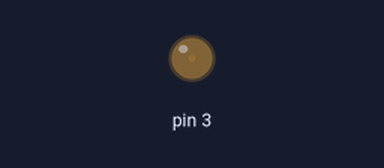
A sketch run on a simulated Arduino Uno, built with avr-gcc and run on an emulated ATmega328P. On the bench: output pins drawn as LEDs (lit = HIGH). What the sketch prints to the serial monitor is not drawn.

Above: at 0.05 s.
At 0.85 s:
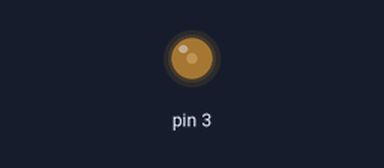
At 1.7 s:
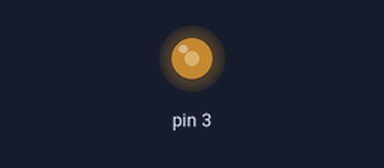
At 3.35 s:
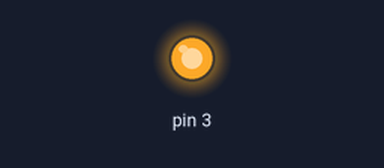
Timing chart, 0 to 7.8 s (numbered marks = the images above):
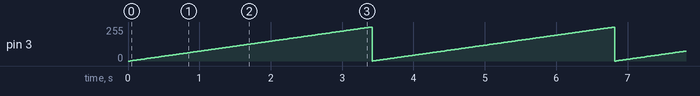

The sketch:

main.ino
```cpp
unsigned char* tccr2a = (unsigned char*) 0xB0;
unsigned char* tccr2b = (unsigned char*) 0xB1;
unsigned char* ocr2b = (unsigned char*) 0xB4;
unsigned char* ddrd = (unsigned char*) 0x2A;

void setup()
{
    // pre-scalar 64 + FAST PWM + top value 0xFF
    *tccr2a = 0b00100011;
    *tccr2b = 0b00000100;
    *ddrd |= (1 << 3); // set pin D03 as output

    unsigned long startTimer = 0;
    unsigned long samplingPeriod = 11;  // unit is ms .. 1/90.91Hz = 11 ms
    float signalPeriod = 3; // unit is seconds
    unsigned char topValue = 250; // top value of the sawtooth function
    unsigned char slope = topValue / signalPeriod; // find slope
    float t = 0; // represents time axis/x-axis
    Serial.begin(9600);
    startTimer = millis();
    for(;;)
    {
        if((millis() - startTimer) >= samplingPeriod)
        {
            unsigned char value = slope * t; // straight line equation.. y intercept is 0
            *ocr2b = value;
            Serial.println(value);
            t+= 0.01; // increment t

            startTimer = millis();
        }
    }
}

void loop()
{

}
```

Measured:
- by itself, pin 3: ramps from 0/255 to 255/255 and jumps back, once every 3.4 s
